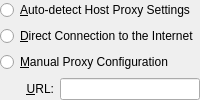
<ui version="4.0">
 <comment>
 VPox frontends: Qt GUI ("VirtualPox"):

 Copyright (C) 2011-2020 Oracle Corporation

 This file is part of VirtualPox Open Source Edition (OSE), as
 available from http://www.virtualpox.org. This file is free software;
 you can redistribute it and/or modify it under the terms of the GNU
 General Public License (GPL) as published by the Free Software
 Foundation, in version 2 as it comes in the "COPYING" file of the
 VirtualPox OSE distribution. VirtualPox OSE is distributed in the
 hope that it will be useful, but WITHOUT ANY WARRANTY of any kind.
 </comment>
 <class>UIGlobalSettingsProxy</class>
 <widget class="QWidget" name="UIGlobalSettingsProxy">
  <layout class="QGridLayout">
   <property name="margin">
    <number>0</number>
   </property>
   <item row="0" column="0" colspan="2">
    <widget class="QRadioButton" name="m_pRadioProxyAuto">
     <property name="whatsThis">
      <string>When chosen, VirtualPox will try to auto-detect host proxy settings for tasks like downloading Guest Additions from the network or checking for updates.</string>
     </property>
     <property name="text">
      <string>&amp;Auto-detect Host Proxy Settings</string>
     </property>
    </widget>
   </item>
   <item row="1" column="0" colspan="2">
    <widget class="QRadioButton" name="m_pRadioProxyDisabled">
     <property name="whatsThis">
      <string>When chosen, VirtualPox will use direct Internet connection for tasks like downloading Guest Additions from the network or checking for updates.</string>
     </property>
     <property name="text">
      <string>&amp;Direct Connection to the Internet</string>
     </property>
    </widget>
   </item>
   <item row="2" column="0" colspan="2">
    <widget class="QRadioButton" name="m_pRadioProxyEnabled">
     <property name="whatsThis">
      <string>When chosen, VirtualPox will use the proxy settings supplied for tasks like downloading Guest Additions from the network or checking for updates.</string>
     </property>
     <property name="text">
      <string>&amp;Manual Proxy Configuration</string>
     </property>
    </widget>
   </item>
   <item row="3" column="0">
    <spacer>
     <property name="orientation">
      <enum>Qt::Horizontal</enum>
     </property>
     <property name="sizeType">
      <enum>QSizePolicy::Fixed</enum>
     </property>
     <property name="sizeHint">
      <size>
       <width>20</width>
       <height>0</height>
      </size>
     </property>
    </spacer>
   </item>
   <item row="3" column="1">
    <widget class="QWidget" name="m_pContainerProxy">
     <property name="sizePolicy">
      <sizepolicy vsizetype="Minimum" hsizetype="MinimumExpanding">
       <horstretch>1</horstretch>
       <verstretch>0</verstretch>
      </sizepolicy>
     </property>
     <layout class="QHBoxLayout">
      <property name="margin">
       <number>0</number>
      </property>
      <item>
       <widget class="QLabel" name="m_pHostLabel">
        <property name="text">
         <string>&amp;URL:</string>
        </property>
        <property name="alignment">
         <set>Qt::AlignRight|Qt::AlignTrailing|Qt::AlignVCenter</set>
        </property>
        <property name="buddy">
         <cstring>m_pHostEditor</cstring>
        </property>
       </widget>
      </item>
      <item>
       <widget class="QILineEdit" name="m_pHostEditor"/>
      </item>
     </layout>
    </widget>
   </item>
   <item row="4" column="0" colspan="2">
    <spacer>
     <property name="orientation">
      <enum>Qt::Vertical</enum>
     </property>
     <property name="sizeHint" stdset="0">
      <size>
       <width>0</width>
       <height>0</height>
      </size>
     </property>
    </spacer>
   </item>
  </layout>
 </widget>
 <customwidgets>
  <customwidget>
   <class>QILineEdit</class>
   <extends>QLineEdit</extends>
   <header>QILineEdit.h</header>
  </customwidget>
 </customwidgets>
 <resources/>
 <connections/>
</ui>
